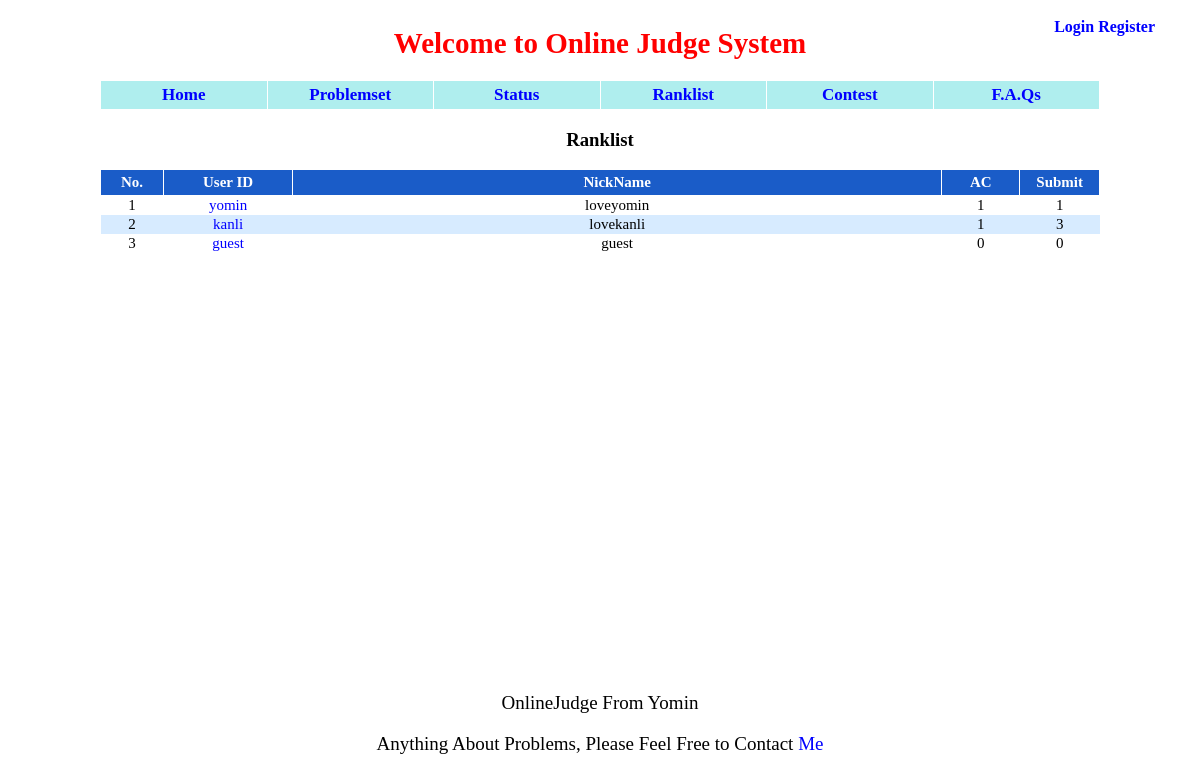
Page /ranklist/ on the committed database.
### appfile/models.py (models this page shows, shortened)
class User(db.Model):
    userID = db.Column(db.String(22), primary_key = True, unique = True)
    nickname = db.Column(db.String(22),unique = True)
    password = db.Column(db.String(100), index = True, unique = True)
    is_admin = db.Column(db.Boolean)
    ac_count = db.Column(db.Integer, default = 0)
    submit_count = db.Column(db.Integer, default = 0)

### appfile/views.py (the view)
@app.route('/ranklist/')
@app.route('/ranklist/<int:start>')
def show_ranklist(start = 1):
    user_count = User.query.count()
    if start > user_count:
        return "error start"
    end = min(user_count, start + USER_NUM_ONE_PAGE - 1) + 1
    user_list = User.query.order_by(User.ac_count.desc(), User.submit_count, User.userID)[start - 1: end - 1]
    return render_template('ranklist.html', start = start, end = end, user_list = user_list)

### appfile/views.py (called while the page is built)
@app.before_request
def before_request():
    g.user = current_user
    if g.user.is_authenticated():
        g.url = url_for('userinfo',userID = g.user.userID)

### appfile/templates/ranklist.html (shortened to what this page needs)
{% extends "base.html" %}
{% block content %}
<center><h3>Ranklist</h3></center>
<table id="list">
    <tr>
        <th id="ps_is_ac"> No. </th>
        <th id="ps_pid"> User ID </th>
        <th id="ps_title" style="text-align:center"> NickName </th>
        <th id="ps_ac"> AC </th>
        <th id="ps_submit"> Submit </th>
    </tr>
    {% for i in range(start, end) %}
        <tr style="{{ loop.cycle('', 'background-color:#D7EBFF') }}">
            <td> {{ i }} </td>
            <td><a href={{ url_for('userinfo', userID = user_list[i - 1].userID) }}> {{ user_list[i - 1].userID }} </a></td>
            <td> {{ user_list[i - 1].nickname }} </td>
            <td> {{ user_list[i - 1].ac_count }} </td>
            <td> {{ user_list[i - 1].submit_count }} </td>
        </tr>
    {% endfor %}
</table>
{% endblock %}

### appfile/static/css/style.css (style rules this page uses)
a:link { text-decoration: none; color: blue; }
#ps_is_ac { width: 50px; }
#ps_pid { width: 120px; }
#ps_title { width: 675px; }
#ps_ac { width: 66px; }
#ps_submit { width: 66px; }
#list { width: 1000px; border-collapse: collapse; margin: 0 auto; font-size: 15px; text-align: center; }
#list th { padding: 4px 7px 4px 7px; background-color: #1A5CC8; border: 1px solid white; color: white; }

### rows in the picture
User: userID "yomin", nickname "loveyomin", ac_count "1", submit_count "1"
User: userID "kanli", nickname "lovekanli", ac_count "1", submit_count "3"
User: userID "guest", nickname "guest", ac_count "0", submit_count "0"

### other values in the picture
{{ i }} "1" "2" "3"
